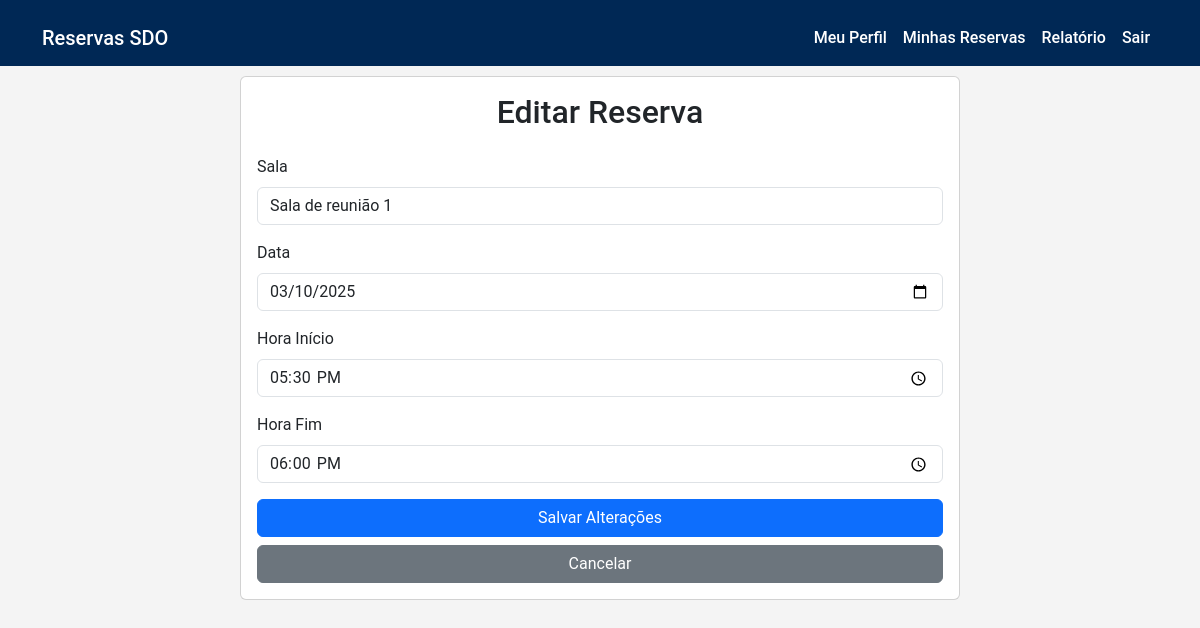
The page /reservas/editar/35/ (signed in) on the database its author committed.
### reservas/models.py (models this page shows, shortened)
class Reserva(models.Model):
    usuario = models.ForeignKey(settings.AUTH_USER_MODEL, on_delete=models.CASCADE, null=True, blank=True)
    nome_nao_registrado = models.CharField(max_length=100, null=True, blank=True)
    empresa_nao_registrado = models.CharField(max_length=100, null=True, blank=True)
    sala = models.ForeignKey(Sala, on_delete=models.CASCADE)
    data = models.DateField()
    hora_inicio = models.TimeField()
    hora_fim = models.TimeField()
    criado_em = models.DateTimeField(auto_now_add=True)
    class Meta:
        ordering = ['data', 'hora_inicio']
    def display_usuario(self):
        """Retorna o nome do usuário ou o nome não registrado."""
        if self.usuario:
            return self.usuario.nome
        return self.nome_nao_registrado
    display_usuario.short_description = 'Usuário'

### salas/models.py (models this page shows, shortened)
class Sala(models.Model):
    nome = models.CharField(max_length=100)
    imagem = models.ImageField(upload_to='salas/', default='salas/logo.png')  # Definindo imagem padrão
    tamanho = models.CharField(max_length=50)
    capacidade = models.IntegerField()

### reservas/views.py (the view, shortened to what this page needs)
# urls.py: path('editar/<int:reserva_id>/', views.editar_reserva, name='editar_reserva'),
@login_required
def editar_reserva(request, reserva_id):
    reserva = get_object_or_404(Reserva, id=reserva_id)
    if request.user != reserva.usuario and not request.user.is_staff:
        messages.error(request, 'Você não tem permissão para editar esta reserva.')
        return redirect('minhas_reservas')
    return render(request, 'reservas/editar_reserva.html', {'reserva': reserva})

### templates/reservas/editar_reserva.html (shortened to what this page needs)
{% extends 'base.html' %}
{% load crispy_forms_tags %}
{% block content %}
<div class="container">
    <div class="row justify-content-center">
        <div class="col-md-8">
            <div class="card">
                <div class="card-body">
                    <h2 class="text-center mb-4">Editar Reserva</h2>
                    <form method="post">
                        <div class="mb-3">
                            <label class="form-label">Sala</label>
                            <input type="text" class="form-control" value="{{ reserva.sala.nome }}" readonly>
                        </div>
                        <div class="mb-3">
                            <label class="form-label">Data</label>
                            <input type="date" name="data" class="form-control" value="{{ reserva.data|date:'Y-m-d' }}" required>
                        </div>
                        <div class="mb-3">
                            <label class="form-label">Hora Início</label>
                            <input type="time" name="hora_inicio" class="form-control" value="{{ reserva.hora_inicio|time:'H:i' }}" required>
                        </div>
                        <div class="mb-3">
                            <label class="form-label">Hora Fim</label>
                            <input type="time" name="hora_fim" class="form-control" value="{{ reserva.hora_fim|time:'H:i' }}" required>
                        </div>
                        <div class="d-grid gap-2">
                            <button type="submit" class="btn btn-primary">Salvar Alterações</button>
                            <a href="{% url 'minhas_reservas' %}" class="btn btn-secondary">Cancelar</a>
                        </div>
                    </form>
                </div>
            </div>
        </div>
    </div>
</div>
{% endblock %}

### templates/base.html (style rules this page uses)
body { background-color: #f4f4f4; font-family: 'Roboto', sans-serif; }
.container { margin-top: 10px; }

### rows shown on the page
Reserva: sala.nome "Sala de reunião 1", data "03/10/2025", hora_inicio "17:30", hora_fim "18:00"
